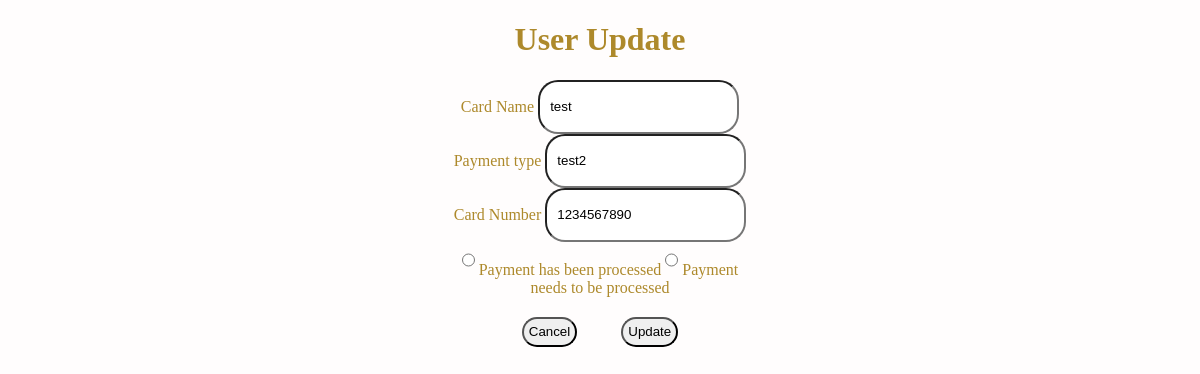
/edit_pay_by_admin.php?edit=8 (signed in), run on the app's committed database.
### tables this page shows
CREATE TABLE `payment` (
  `pay_id` int(10) NOT NULL,
  `std_pay_id` int(10) DEFAULT NULL,
  `card_name` varchar(100) NOT NULL,
  `payment_type` varchar(100) NOT NULL,
  `card_number` varchar(25) NOT NULL,
  `is_processed` varchar(10) NOT NULL DEFAULT 'False'
);

### edit_pay_by_admin.php (the view, shortened to what this page needs)
<?php
if(!isset($_SESSION['std_id'])){
    echo "<script>window.open('Login.php','_self')</script>";
} else{
    include("mycon.php");
?>
<!DOCTYPE html>
<html lang="en">
<head>
    <link rel="stylesheet" href="style.css">
    <link href="fontawesome-free/css/all.min.css" rel="stylesheet" type="text/css">
</head>
<body id="page-top">
                <div class="container-fluid">
        <div class="row register">
            <div class="col-12">
                <?php
                if(isset($_GET['edit'])){
                   $id =  $_GET['edit'];
                   $query = "select * from payment where pay_id = '$id' ";
                   $obj = mysqli_query($con, $query);
                   while($row = mysqli_fetch_array($obj)){
                    $card_name =  $row['card_name'];
                    $payment_type = $row['payment_type'];
                    $card_number =  $row['card_number'];
                ?>
 <form method="post" action="" enctype="multipart/form-data">
                    <div class="modal-header">
                        <h1 class="modal-title">User Update</h1>
                    </div>
                    <div class="modal-body">
                        <div class="form-group">
                            <label>Card Name</label>
                            <input type="text" name="card_name" value="<?php echo $card_name; ?>" class="form-control" >
                        </div>
                        <div class="form-group">
                            <label>Payment type</label>
                            <input type="text" name="payment_type" value="<?php echo $payment_type; ?>" class="form-control" >
                        </div>
                        <div class="form-group">
                            <label>Card Number</label>
                            <input type="text" name="card_number" value="<?php echo $card_number; ?>" class="form-control" >
                        </div>
                        <input class="form-check-input" type="radio" name="is_processed" value="True" id="True" >
                        <label class="form-check-label" for="True">
                            Payment has been processed
                        </label>
                        <input class="form-check-input" type="radio" name="is_processed" value="False" id="False" >
                        <label class="form-check-label" for="False" checked>
                            Payment needs to be processed
                        </label>
                    </div>
                    <div class="modal-footer">
                        <input type="button" class="btn btn-default" data-dismiss="modal" value="Cancel">
                        <input type="submit" name="update" class="btn btn-success" value="Update">
                    </div>
                </form>
                 <?php  }} ?>
            </div>
        </div>
</div>
</body>
</html>
<?php }?>

### style.css (style rules this page uses)
body { color: #AD892B; text-align: center; background-color: #fffdfd; display:block; }
form { width:50%; margin-left: auto; margin-right: auto; }
.modal-footer input { padding: 5px; margin: 20px; }
input { -webkit-border-radius: 20px; -moz-border-radius: 20px; border-radius: 20px; height: 30px; padding: 10px; margin-left: auto; margin-right: auto; }

### edit_pay_by_admin.php (style rules this page uses)
.register { margin: auto; width: 50%; margin-top: 20px; }

### data on the page
payment: card_name "test", payment_type "test2", card_number "1234567890"
